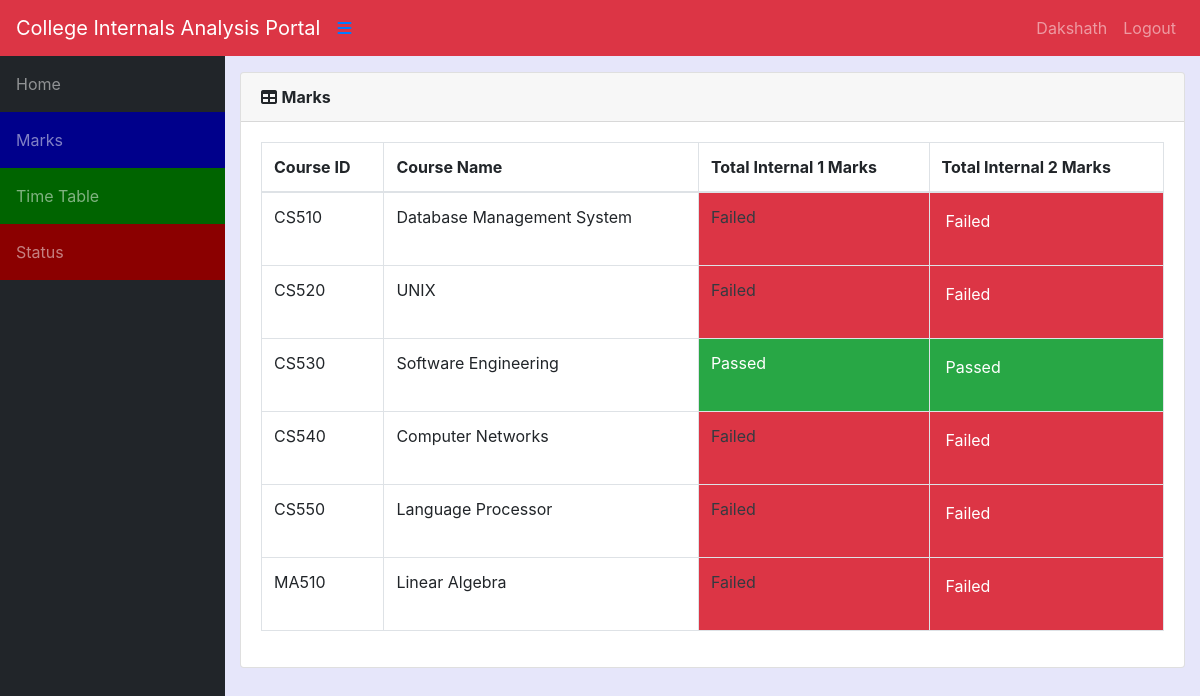
Screenshot of /info/student/CS01/marks_feedack/ (signed in) with the database file from the repository.
### info/models.py (models this page shows, shortened)
class User(AbstractUser):
    @property
    def is_student(self):
        if hasattr(self, 'student'):
            return True
        return False

class Student(models.Model):
    user = models.OneToOneField(User, on_delete=models.CASCADE, null=True)
    class_id = models.ForeignKey(Class, on_delete=models.CASCADE, default=1)
    Rollno = models.CharField(primary_key='True', max_length=100)
    name = models.CharField(max_length=200)
    gender = models.CharField(max_length=50, choices=gender_choice, default='Female')
    DOB = models.DateField(default='2001-01-01')

class StudentCourse(models.Model):
    student = models.ForeignKey(Student, on_delete=models.CASCADE)
    course = models.ForeignKey(Course, on_delete=models.CASCADE)
    class Meta:
        unique_together = (('student', 'course'),)
        verbose_name_plural = 'Marks'
    def get_cie(self):
        marks_list = self.marks_set.all()
        m = []
        for mk in marks_list:
            m.append(mk.marks1)
            print(marks_list)
        cie = sum(m[:3])
        return cie
    def get_result(self):
        marks_list2 = self.marks_set.all()
        m1 = []
        for mk in marks_list2:
            m1.append(mk.marks1)
        result =sum(m1[3:6])
        return result

class Course(models.Model):
    dept = models.ForeignKey(Dept, on_delete=models.CASCADE)
    id = models.CharField(primary_key='True', max_length=50)
    name = models.CharField(max_length=50)
    shortname = models.CharField(max_length=50, default='X')

### info/views.py (the view)
# urls.py: path('student/<slug:stud_id>/marks_feedack/', views.marks_feedback, name='marks_feedback'),
@login_required()
def marks_feedback(request, stud_id):
    stud = Student.objects.get(Rollno=stud_id,)
    ass_list = Assign.objects.filter(class_id_id=stud.class_id)
    sc_list = []
    for ass in ass_list:
        try:
            sc = StudentCourse.objects.get(student=stud, course=ass.course)
        except StudentCourse.DoesNotExist:
            sc = StudentCourse(student=stud, course=ass.course)
            sc.save()
            sc.marks_set.create(type='I', name='Mid 1')
            sc.marks_set.create(type='I', name='Quiz 1')
            sc.marks_set.create(type='I', name='Assignment 1')
            sc.marks_set.create(type='I', name='Mid 2')
            sc.marks_set.create(type='I', name='Quiz 2')
            sc.marks_set.create(type='I',name='Assignment 2')
        sc_list.append(sc)
    return render(request, 'info/marks_feedback.html', {'sc_list': sc_list})

### info/templates/info/marks_feedback.html
{% extends 'info/base.html' %}
    {% load static %}
    {% block content %}
                  <div class="card mb-3">
            <div class="card-header">
              <i class="fas fa-table"></i>
            <b>Marks</b></div>
            <div class="card-body">
              <div class="table-responsive">
                <table class="table table-bordered" id="dataTable" width="100%" cellspacing="0">
                  <thead>
                    <tr>
                        <th>Course ID</th>
                        <th>Course Name</th>
                        <th>Total Internal 1 Marks</th>
                        <th>Total Internal 2 Marks</th>
                    </tr>
                  </thead>
                  <tbody>
                     {% for sc in sc_list %}
                    <tr>
                       <td>{{ sc.course_id }}</td>
                       <td>{{sc.course.name}}</td>
                        {% if sc.get_cie <= 12 or sc.get_result <= 12 %}
                          <td class=" bg-danger text-white">{{ m.marks1 }} <p  class="text-dark">Failed</p></td>
                        {% else %}
                          <td class=" bg-success text-white">{{ m.marks1 }}<p  class="text-white">Passed</p></td>
                        {% endif %}
                        {% if sc.get_result <= 12 %}
                            <td class="p-3 mb-2 bg-danger text-white">{{ m1.marks1 }} <p  class="text-white">Failed</p></td>
                        {% else %}
                            <td class="p-3 mb-2 bg-success text-white">{{ m1.marks1 }} <p  class="text-white" font-size="100px">Passed</p></td>
                        {% endif %}
                    </tr>
                    {% empty %}
                            <p>student has no courses</p>
                    {% endfor %}
                  </tbody>
                </table>
              </div>
            </div>
          </div>
    {% endblock %}

### info/templates/info/base.html (shortened to what this page needs)
<!DOCTYPE html>
<html lang="en">
  <head>
      {% load static %}
    <link href="{% static '/info/bootstrap/vendor/bootstrap/css/bootstrap.min.css' %}" rel="stylesheet">
    <link href="{% static '/info/bootstrap/vendor/fontawesome-free/css/all.min.css' %}" rel="stylesheet" type="text/css">
    <link href="{% static '/info/bootstrap/vendor/datatables/dataTables.bootstrap4.css' %}" rel="stylesheet">
    <link href="{% static '/info/bootstrap/css/sb-admin.css' %}" rel="stylesheet">
  </head>
  <body id="page-top" style="background-color: Lavender">
    <nav class="navbar navbar-expand-sm bg-danger navbar-dark">
      <a class="navbar-brand mr-1" href="{% url 'index' %}"> College Internals Analysis Portal</a>
      <button class="btn btn-link btn-md text-pink order-1 order-sm-0" id="sidebarToggle" href="#">
        <i class="fas fa-bars"></i>
      </button>
        <div class="collapse navbar-collapse" id="navbarResponsive">
          <ul class="navbar-nav ml-auto">
            <li class="nav-item">
                {% if request.user.is_student %}
                    <a class="nav-link text-capitalize">{{ request.user.student.name }}</a>
                {% elif request.user.is_teacher %}
                    <a class="nav-link text-capitalize">{{ request.user.teacher.name }}</a>
                {% endif %}
            </li>
            <li class="nav-item">
                <a class="nav-link" href="#" data-toggle="modal" data-target="#logoutModal">Logout</a>
            </li>
          </ul>
        </div>
    </nav>
    <div id="wrapper">
      <ul class="sidebar navbar-nav">
            <li class="nav-item">
              <a class="nav-link" href="{% url 'index' %}">
                <span>Home</span>
              </a>
            </li>
        {% if request.user.is_student %}
            <li class="nav-item" style="background-color: darkblue">
              <a class="nav-link" href="{% url 'marks_list' request.user.student.Rollno %}">
                <span>Marks</span>
              </a>
            </li>
              <li class="nav-item" style="background-color: darkgreen">
              <a class="nav-link" href="{% url 'timetable' request.user.student.class_id_id %}">
                <span>Time Table</span>
              </a>
            </li>
            <li class="nav-item" style="background-color: darkred">
              <a class="nav-link" href="{% url 'marks_feedback' request.user.student.Rollno %}">
                <span>Status</span>
              </a>
            </li>
        {% endif %}
      </ul>
      <div id="content-wrapper">
        <div class="container-fluid">
            {% block content %}
            {% endblock %}
        </div>
      </div>
    </div>
  </body>
</html>

### rows the page displays
User: user.student.name "Dakshath"
StudentCourse: course_id "CS510", course.name "Database Management System"
StudentCourse: course_id "CS520", course.name "UNIX"
StudentCourse: course_id "CS530", course.name "Software Engineering"
StudentCourse: course_id "CS540", course.name "Computer Networks"
StudentCourse: course_id "CS550", course.name "Language Processor"
StudentCourse: course_id "MA510", course.name "Linear Algebra"
